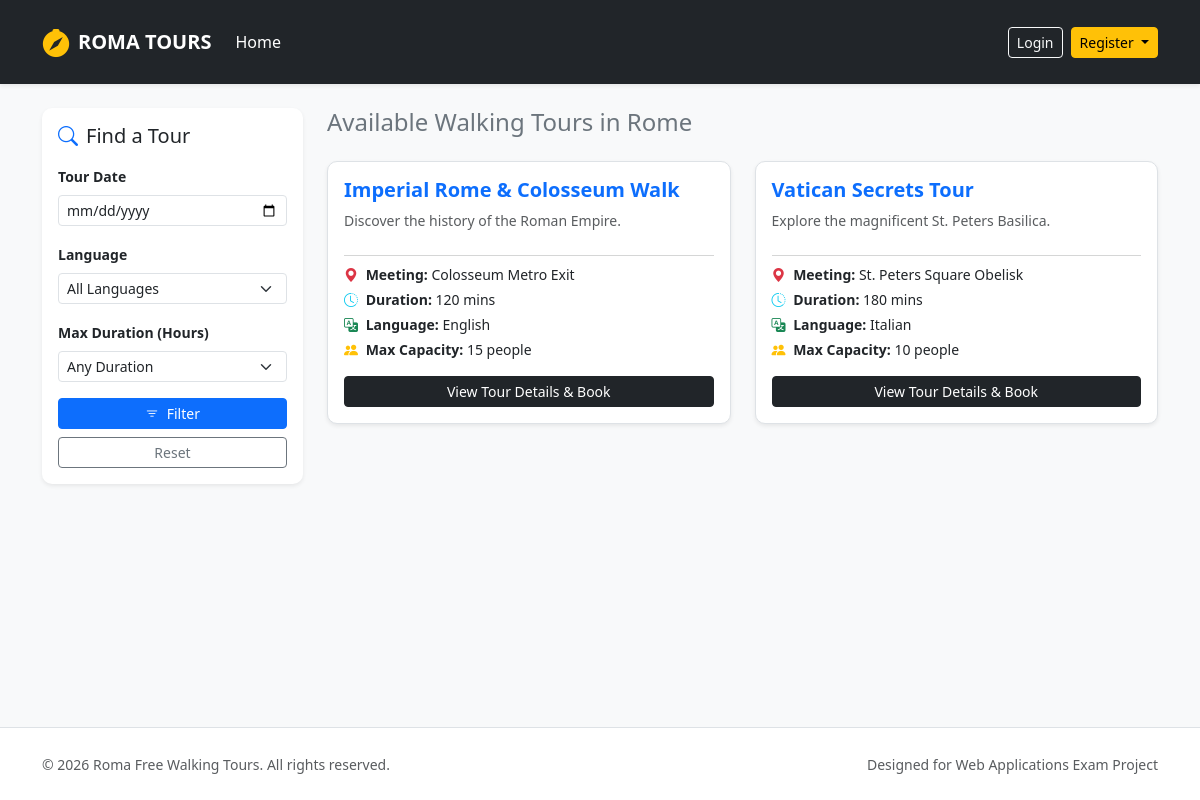
The page / on the database its author committed.
### tables this page shows
CREATE TABLE tours (
            id INTEGER PRIMARY KEY AUTOINCREMENT,
            guide_id INTEGER NOT NULL,
            title TEXT NOT NULL,
            meeting_point TEXT NOT NULL,
            duration INTEGER NOT NULL,
            language TEXT NOT NULL,
            max_participants INTEGER NOT NULL,
            description TEXT NOT NULL,
            stops TEXT NOT NULL,
            photos TEXT NOT NULL,
            FOREIGN KEY (guide_id) REFERENCES users(id) ON DELETE CASCADE
        );

### app.py (the view)
@app.route("/")
def home():
    lang = request.args.get("language")
    duration = request.args.get("duration")
    date_input = request.args.get("date")
    day_name = None
    if date_input:
        try:
            day_name = datetime.strptime(date_input, "%Y-%m-%d").strftime("%A")
        except ValueError:
            flash("Invalid date format.", "danger")
    tours = search_tours(day_name, duration, lang)
    return render_template("index.html", tours=tours)

### dao/tours_dao.py (called while the page is built)
def search_tours(p_date_name=None, p_duration=None, p_lang=None):
    conn = sqlite3.connect("roma_tours.db")
    conn.row_factory = sqlite3.Row
    cursor = conn.cursor()
    query = "SELECT DISTINCT t.* FROM tours t JOIN tour_schedule ts ON t.id = ts.tour_id WHERE 1=1"
    params = []
    if p_lang:
        query += " AND t.language = ?"
        params.append(p_lang)
    if p_duration:
        query += " AND t.duration <= ?"
        params.append(int(p_duration))
    if p_date_name:
        query += " AND ts.day_of_week = ?"
        params.append(p_date_name)
    cursor.execute(query, params)
    tours = cursor.fetchall()
    cursor.close()
    conn.close()
    return tours

### templates/index.html (shortened to what this page needs)
{% extends 'base.html' %}
{% block content %}
<aside class="col-12 col-md-4 col-lg-3">
  <div class="card shadow-sm mb-4">
    <div class="card-body">
      <h5 class="card-title mb-3"><i class="bi bi-search text-primary me-2"></i>Find a Tour</h5>
      <form action="{{ url_for('home') }}" method="GET">
        <div class="mb-3">
          <label for="date" class="form-label small fw-bold">Tour Date</label>
          <input type="date" class="form-control form-control-sm" id="date" name="date" value="{{ request.args.get('date', '') }}">
        </div>
        <div class="mb-3">
          <label for="language" class="form-label small fw-bold">Language</label>
          <select class="form-select form-select-sm" id="language" name="language">
            <option value="">All Languages</option>
          </select>
        </div>
        <div class="mb-3">
          <label for="duration" class="form-label small fw-bold">Max Duration (Hours)</label>
          <select class="form-select form-select-sm" id="duration" name="duration">
            <option value="">Any Duration</option>
          </select>
        </div>
        <div class="d-grid gap-2">
          <button type="submit" class="btn btn-primary btn-sm"><i class="bi bi-filter me-1"></i> Filter</button>
          <a href="{{ url_for('home') }}" class="btn btn-outline-secondary btn-sm text-center">Reset</a>
        </div>
      </form>
    </div>
  </div>
</aside>
<section class="col-12 col-md-8 col-lg-9">
  <h4 class="mb-4 text-secondary">Available Walking Tours in Rome</h4>
  <div class="row row-cols-1 row-cols-md-2 g-4">
    {% for tour in tours %}
    <div class="col">
      <div class="card h-100 shadow-sm border">
        <div class="card-body d-flex flex-column">
          <h5 class="card-title text-primary fw-bold mb-2">{{ tour.title }}</h5>
          <p class="card-text text-muted small flex-grow-1">{{ tour.description }}</p>
          <hr class="text-muted my-2">
          <div class="small mb-3">
            <div class="mb-1"><strong><i class="bi bi-geo-alt-fill text-danger me-1"></i> Meeting:</strong> {{ tour.meeting_point }}</div>
            <div class="mb-1"><strong><i class="bi bi-clock-history text-info me-1"></i> Duration:</strong> {{ tour.duration }} mins</div>
            <div class="mb-1"><strong><i class="bi bi-translate text-success me-1"></i> Language:</strong> {{ tour.language }}</div>
            <div><strong><i class="bi bi-people-fill text-warning me-1"></i> Max Capacity:</strong> {{ tour.max_participants }} people</div>
          </div>
          <a href="{{ url_for('participant.tour_detail', tour_id=tour.id) }}" class="btn btn-dark btn-sm mt-auto w-100">View Tour Details & Book</a>
        </div>
      </div>
    </div>
    {% endfor %}
  </div>
</section>
{% endblock %}

### static/css/styles.css (style rules this page uses)
body { background-color: #f8f9fa; font-family: 'Segoe UI', Tahoma, Geneva, Verdana, sans-serif; }
.card { border: none; border-radius: 10px; transition: transform 0.2s ease, box-shadow 0.2s ease; }

### rows shown on the page
tours: title "Imperial Rome & Colosseum Walk", description "Discover the history of the Roman Empire.", meeting_point "Colosseum Metro Exit", duration "120", language "English", max_participants "15"
tours: title "Vatican Secrets Tour", description "Explore the magnificent St. Peters Basilica.", meeting_point "St. Peters Square Obelisk", duration "180", language "Italian", max_participants "10"
